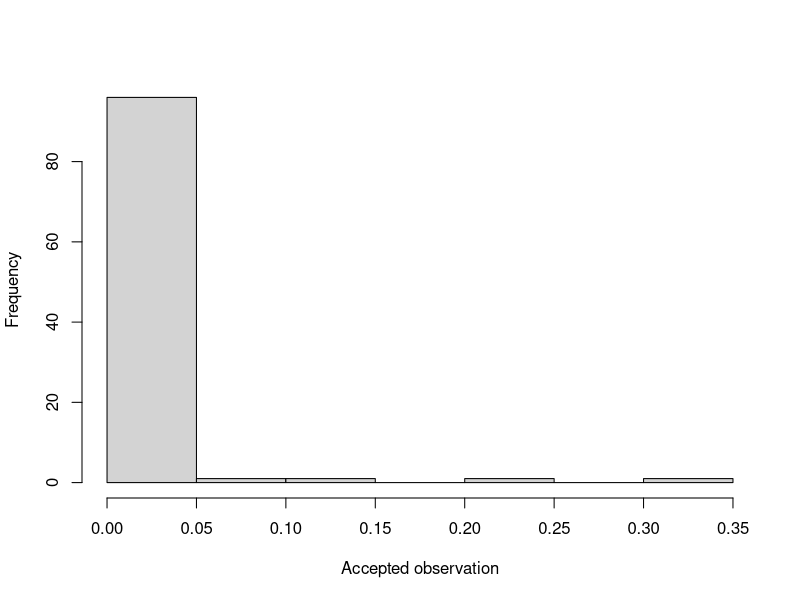

This figure's R source: (Note: this script raises an error after producing the figure.)

#question 2
u <- runif(100,0,1) #generating random samples

b=c(rep(0,100))
count=c(rep(0,100));


for(i in 1:100)
{
  x0=0.5;
  x1=1;
   x1=x0-(pbeta(x0,3,5)-u[i])/dbeta(x0,3,5)
  
   count[i]=count[i]+1
  
   if(abs(x1-x0)<0.05)
   break
 
   if(abs(x1-x0)>0.05)
 {
   x0=x1;
 }

b[i]=x1
}
hist(b,main="",xlab="Accepted observation")

mean(count)


#question 3-part a
t=4;
countcs=c(rep(0,4));
countks=c(rep(0,4));
#various sample sizes
x=c(10,25,50,100)
for(t in 1:4) #iteration for each sample size
{
  i=0;
  for(i in 1:500)
  {
    random=runif(x[t],0,1) #generating a random samples from U[0,1]
    c=hist(random,plot=F)$counts #adding the counts and breaks for different intervals
    
    #checking if the p value is less than 0.05 in chisq test
    if(chisq.test(c)$p.value < 0.05)
      countchi[t]=countchi[t]+1;
    
    #checking if p value is less than 0.05 in ks test
    if(ks.test(random,"punif",min=0,max=1)$p.value < 0.05)
      countks[t]=countks[t]+1;
  }
}
#creating a table with sample size as the rows and tests' counts as the columns
table = cbind(Sample_size=x,Chi_squared_test=countcs,KS_test=countks)
table


#Question 3 - part b
t=4;
countcs = c(rep(0,4));
countks = c(rep(0,4));
#various sample sizes
x=c(10,25,50,100)
for(t in 1:4) #iteration for each sample size
{
  i=0;
  for(i in 1:500)
  {
    random = rbeta(x[t],0.05,1) #generating a random samples from Beta[0.01,1]
    c=hist(random,plot=F)$counts#finding the counts for different intervals
    
    #checking if p value is less than 0.05 in chisq test
    if(chisq.test(c)$p.value>0.05)
      countcs[t]=countcs[t]+1;
    
    #checking if p value is less than 0.05 in ks test
    if(ks.test(random,"punif",min=0,max=1)$p.value>0.05)
      countks[t]=countks[t]+1;
  }
}
#creating a table with sample size as the rows and tests' counts as the columns
table=cbind(Sample_size=z,Chi_squared_test=ccountcs,KS_test=countks)
table


